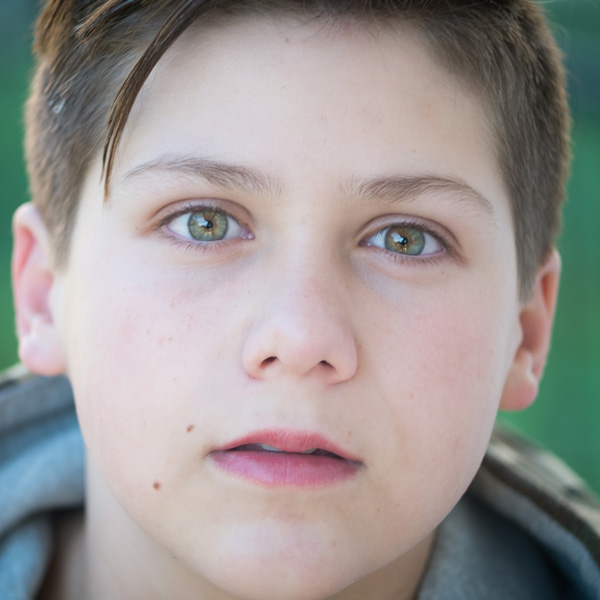
#> input picture Fake Image Detection/Fake Image Detection/Fake Image Detection Using SVM/realtestsvm.jpg, 600 x 600 px
$ jupyter execute --allow-errors 'Fake Image Detection Using SVM.ipynb'
#> lines starting #> are read from the running program, lines starting #| are printed output that depends on the picture
[cell 1]
import numpy as np
import matplotlib.pyplot as plt
import os
import cv2

DATADIR = "Datasets"
CATEGORIES = ["Real","Fake"]

#> (the rest of this cell did not finish here and is left out)

[cell 2]
IMG_SIZE = 50

#> (the rest of this cell did not finish here and is left out)

[cell 3]
training_data = []

def create_training_data():
    for category in CATEGORIES:
        path = os.path.join(DATADIR, category)
        class_num = CATEGORIES.index(category)
        for img in os.listdir(path):
            try:
                img_array = cv2.imread(os.path.join(path,img),cv2.IMREAD_GRAYSCALE)
                new_array = cv2.resize(img_array,(IMG_SIZE, IMG_SIZE))
                training_data.append([new_array,class_num])
            except Exception as e:
                pass
#> (the rest of this cell did not finish here and is left out)

[cell 4]
print(len(training_data))

[cell 5]
#import random

#random.shuffle(training_data)

[cell 6]
for sample in training_data[:10]:
    print(sample[1])

[cell 7]
X = []
y = []

[cell 8]
for features,label in training_data:
    X.append(features)
    y.append(label)

X = np.array(X).reshape(-1,IMG_SIZE,IMG_SIZE, 1)
print(X.shape)
X

[cell 9]
x = []
y = []
for train in training_data:
    x.append(train[0])
    y.append(train[1])
print(len(x))

[cell 10]
x = np.array(x)
print(x)
print(x.shape)
#> (the rest of this cell did not finish here and is left out)

[cell 11]
from sklearn.svm import SVC

SVCClassifier = SVC(kernel = 'linear', C = 10, max_iter=5)

#> (the rest of this cell did not finish here and is left out)

[cell 12]
#prediction
img_array = cv2.imread("realtestsvm.jpg",cv2.IMREAD_GRAYSCALE)
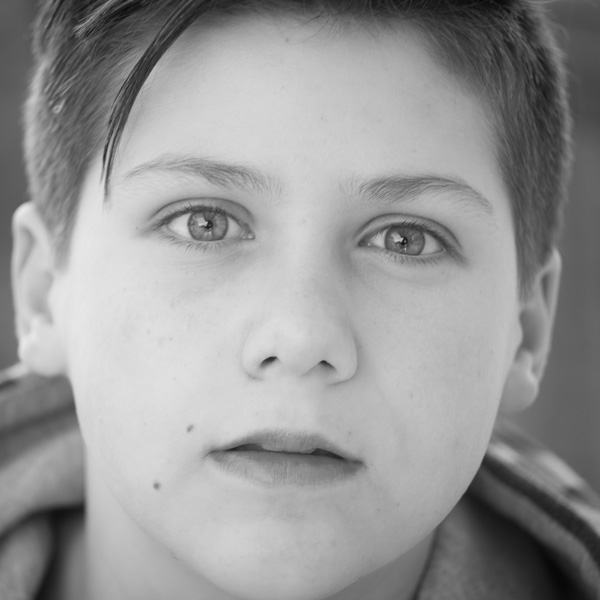
#> img_array: shape (600, 600); min 7, max 232, mean 150.9
#plt.imshow(img_array,cmap="gray")
#plt.show()
IMG_SIZE = 50

ew_array = cv2.resize(img_array,(IMG_SIZE, IMG_SIZE))
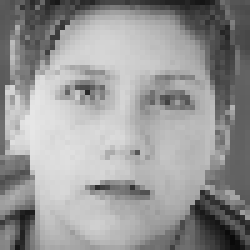
#> ew_array: shape (50, 50) (shown 5 times larger); min 9, max 230, mean 151.2

#print(ew_array.shape)

#ew_array = ew_array.ravel()
ew_array = ew_array.reshape(1,2500)
# [6 lines of commented-out code are left out]

#> (the rest of this cell did not finish here and is left out)

[cell 13]
#prediction
img_array = cv2.imread("faketestsvm.jpg",cv2.IMREAD_GRAYSCALE)
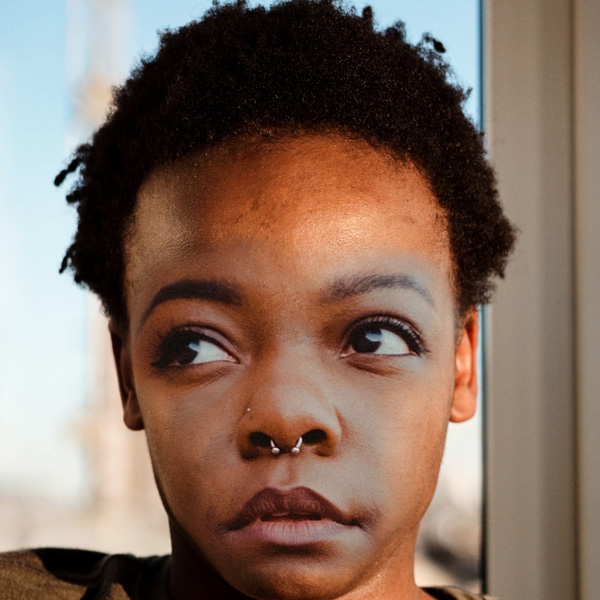
#> input picture Fake Image Detection/Fake Image Detection/Fake Image Detection Using SVM/faketestsvm.jpg, 600 x 600 px
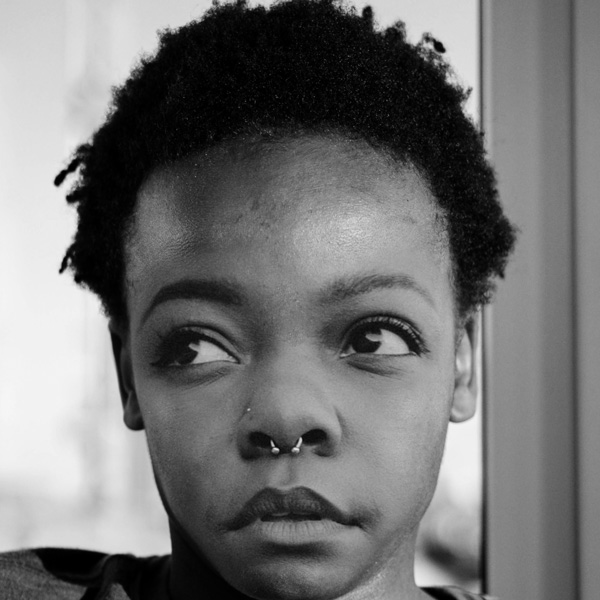
#> img_array: shape (600, 600); min 0, max 246, mean 115.2
#plt.imshow(img_array,cmap="gray")
#plt.show()
IMG_SIZE = 50

ew_array = cv2.resize(img_array,(IMG_SIZE, IMG_SIZE))
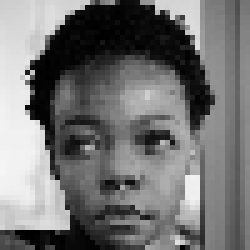
#> ew_array: shape (50, 50) (shown 5 times larger); min 0, max 245, mean 115.3

#print(ew_array.shape)

#ew_array = ew_array.ravel()
ew_array = ew_array.reshape(1,2500)
# [6 lines of commented-out code are left out]

#> (the rest of this cell did not finish here and is left out)
